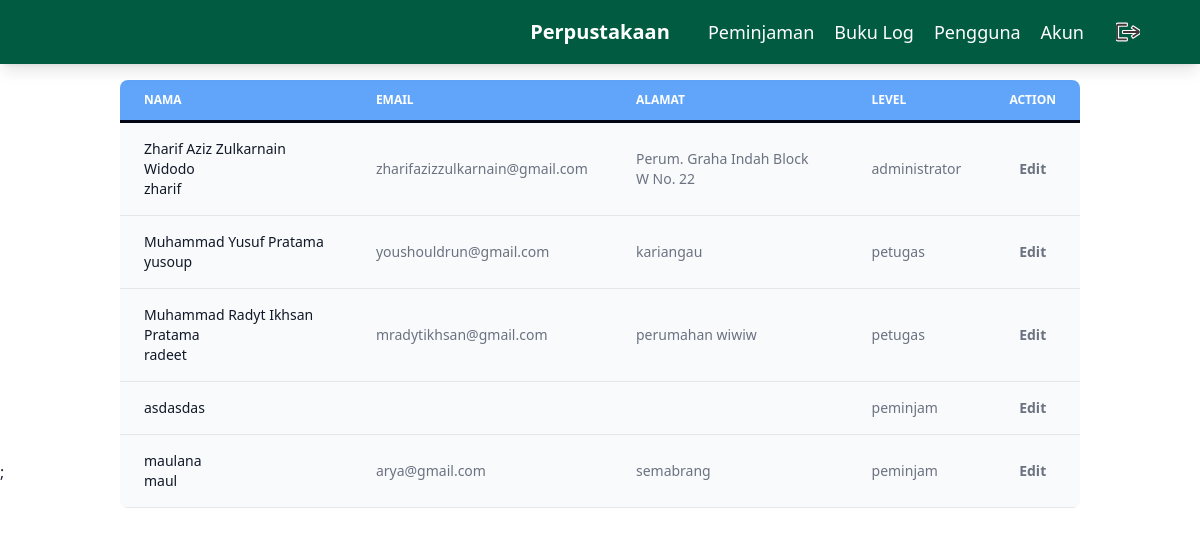
/src/view/pengguna/index.php (signed in), run on an earlier commit of the app's database.
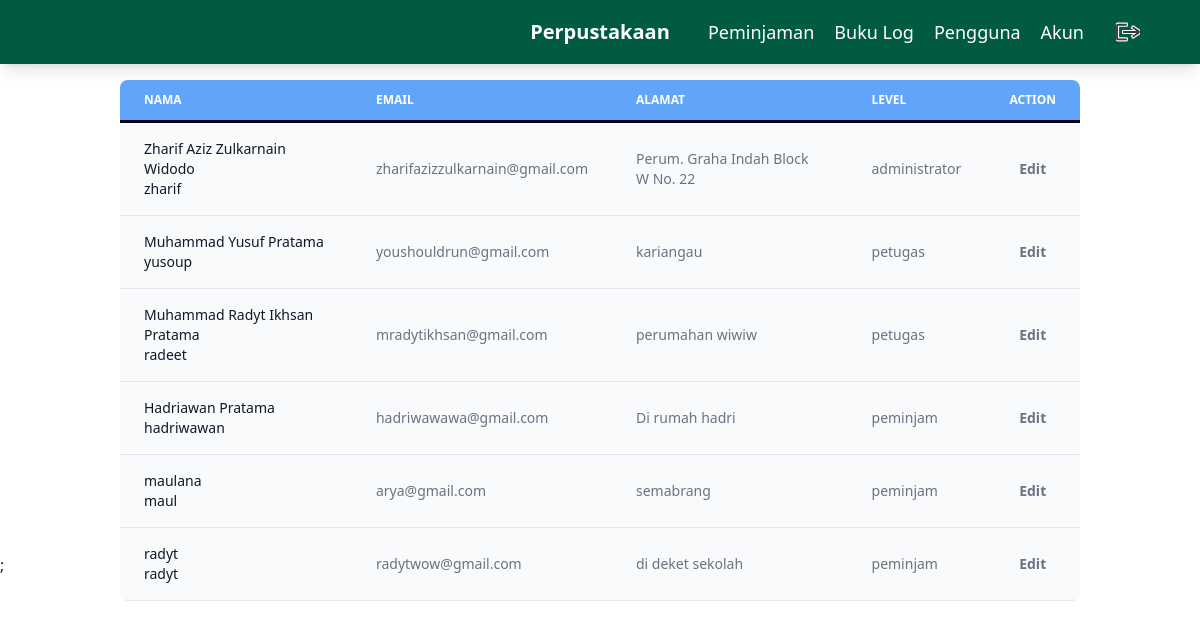
And on a later commit of the database.
### tables this page shows
CREATE TABLE `tbl_user` (
  `id_user` int(11) NOT NULL,
  `username` varchar(255) NOT NULL,
  `password` varchar(255) NOT NULL,
  `email` varchar(255) NOT NULL,
  `nama_lengkap` varchar(255) NOT NULL,
  `alamat` text NOT NULL,
  `level` enum('administrator','petugas','peminjam','') NOT NULL DEFAULT 'peminjam'
);

### src/view/pengguna/index.php (the view, shortened to what this page needs)
<?php include '../partials/_header.php' ?>
    <main class="relative top-16 z-[10] px-0 md:px-3 py-4 flex flex-col justify-center items-center">
        <div class="md:w-[80vw] w-full">
            <div class="relative overflow-x-auto sm:rounded-lg">
                <table class="w-full text-sm text-left rtl:text-right text-gray-500 shadow-md shadow-slate-400/20" id="datatables">
                    <thead class="text-xs uppercase bg-blue-400 text-white">
                        <tr class="border-b-[3px] border-slate-950 pt-4">
                            <th scope="col" class="px-6 py-3">
                                Nama
                            </th>
                            <th scope="col" class="px-6 py-3">
                                Email
                            </th>
                            <th scope="col" class="px-6 py-3">
                                Alamat
                            </th>
                            <th scope="col" class="px-6 py-3">
                                Level
                            </th>
                            <th scope="col" class="px-6 py-3 text-center">
                                Action
                            </th>
                        </tr>
                    </thead>
                    <tbody>
                        <?php
                        $getUser = mysqli_query($con, "SELECT * FROM tbl_user ORDER BY level");
                        while($u = mysqli_fetch_array($getUser)){
                        ?>
                            <tr class="bg-slate-50 border-b hover:bg-slate-100">
                                <td class="px-6 py-4 font-medium text-gray-900">
                                    <?= $u['nama_lengkap'] ?>
                                    <p class=" font-light"><?= $u['username'] ?></p>
                                </td>
                                <td class="px-6 py-4">
                                    <?= $u['email'] ?>
                                </td>
                                <td class="px-6 py-4">
                                    <?= $u['alamat'] ?>
                                </td>
                                <td class="px-6 py-4">
                                    <?= $u['level'] ?>
                                </td>
                                <td scope="col" class="px-6 py-4 text-center">
                                    <a class="font-bold" href="update.php?user=<?=$u['id_user']?>">Edit</a>
                                </td>
                            </tr>
                        <?php } ?>
                    </tbody>
                </table>
            </div>
        </div>
    </main>
<?php include '../partials/_footer.php' ?>;

What changed in the data, as far as the page shows it:
changed tbl_user: nama_lengkap (not shown) → "Hadriawan Pratama"; username "asdasdas" → "hadriwawan"; email (not shown) → "hadriwawawa@gmail.com"; alamat (not shown) → "Di rumah hadri"
added tbl_user: nama_lengkap "radyt", username "radyt", email "radytwow@gmail.com", alamat "di deket sekolah", level "peminjam"
